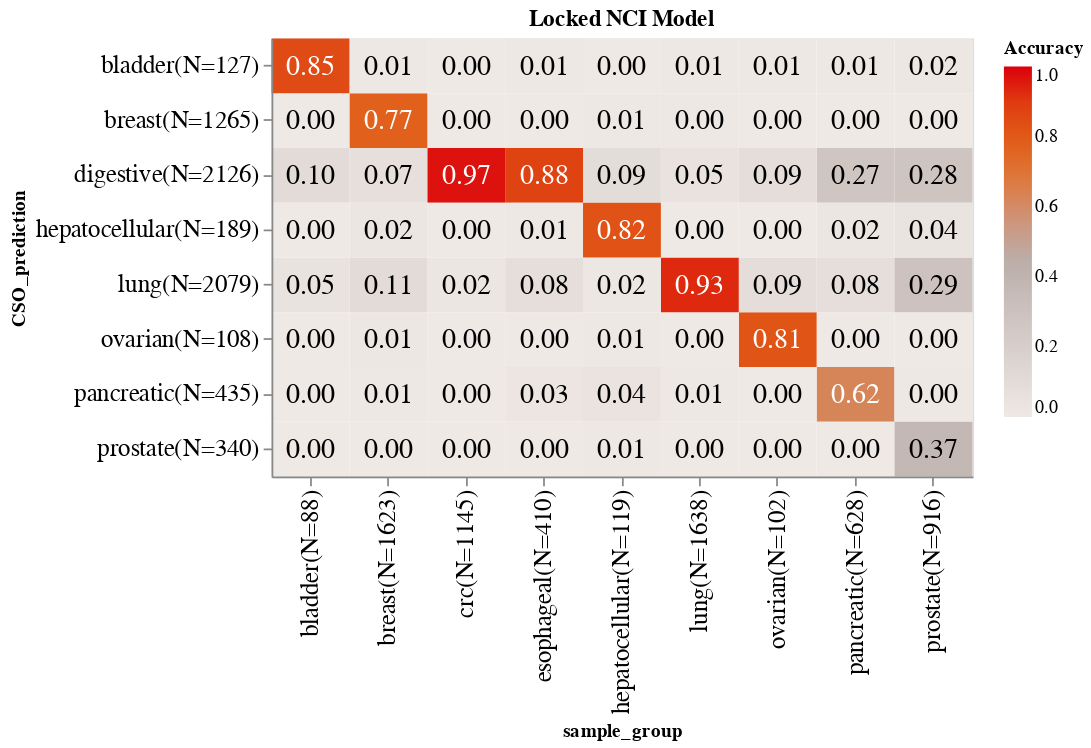

Notebook code for this chart:
### Markdown cell above
### Top prediction accuracy heatmap

### Code cell
plot_accuracy_precision_heatmap(
    top_prediction_df=top_prd_df[top_prd_df.Pancancer_call],
    type_metric="sensitivity",
    col_scheme_val = "lightgreyred",
    description="Locked NCI Model"

)

### Figure 1 — Vega-Lite specification as saved in the notebook (floating-point values rounded to 4 significant figures)
{"config": {"view": {"continuousWidth": 400, "continuousHeight": 300}}, "layer": [{"mark": "rect", "encoding": {"color": {"type": "quantitative", "field": "Accuracy", "scale": {"domain": [0, 1], "scheme": "lightgreyred"}}, "x": {"type": "ordinal", "axis": {"labelFontSize": 14}, "field": "sample_group"}, "y": {"type": "ordinal", "axis": {"labelFontSize": 14}, "field": "CSO_prediction"}}, "height": 250, "width": 400}, {"mark": {"type": "text", "baseline": "middle", "size": 16}, "encoding": {"color": {"condition": {"value": "black", "test": "(datum['Accuracy'] < 0.4)"}, "value": "white"}, "text": {"type": "quantitative", "field": "Accuracy", "format": ".2f"}, "x": {"type": "ordinal", "axis": {"labelFontSize": 14}, "field": "sample_group"}, "y": {"type": "ordinal", "axis": {"labelFontSize": 14}, "field": "CSO_prediction"}}, "height": 250, "width": 400}], "data": {"name": "data-6e982f462e43c20f5ecb8d56c29a8066"}, "title": "Locked NCI Model", "$schema": "https://vega.github.io/schema/vega-lite/v4.8.1.json", "datasets": {"data-6e982f462e43c20f5ecb8d56c29a8066": [{"CSO_prediction": "pancreatic(N=435)", "sample_group": "pancreatic(N=628)", "Accuracy": 0.6242}, {"CSO_prediction": "digestive(N=2126)", "sample_group": "pancreatic(N=628)", "Accuracy": 0.2707}, {"CSO_prediction": "ovarian(N=108)", "sample_group": "pancreatic(N=628)", "Accuracy": 0.0}, {"CSO_prediction": "lung(N=2079)", "sample_group": "pancreatic(N=628)", "Accuracy": 0.07803}, {"CSO_prediction": "breast(N=1265)", "sample_group": "pancreatic(N=628)", "Accuracy": 0.0}, {"CSO_prediction": "prostate(N=340)", "sample_group": "pancreatic(N=628)", "Accuracy": 0.0}, {"CSO_prediction": "bladder(N=127)", "sample_group": "pancreatic(N=628)", "Accuracy": 0.006369}, {"CSO_prediction": "hepatocellular(N=189)", "sample_group": "pancreatic(N=628)", "Accuracy": 0.0207}, {"CSO_prediction": "pancreatic(N=435)", "sample_group": "esophageal(N=410)", "Accuracy": 0.02683}, {"CSO_prediction": "digestive(N=2126)", "sample_group": "esophageal(N=410)", "Accuracy": 0.878}, {"CSO_prediction": "ovarian(N=108)", "sample_group": "esophageal(N=410)", "Accuracy": 0.0}, {"CSO_prediction": "lung(N=2079)", "sample_group": "esophageal(N=410)", "Accuracy": 0.07805}, {"CSO_prediction": "breast(N=1265)", "sample_group": "esophageal(N=410)", "Accuracy": 0.0}, {"CSO_prediction": "prostate(N=340)", "sample_group": "esophageal(N=410)", "Accuracy": 0.0}, {"CSO_prediction": "bladder(N=127)", "sample_group": "esophageal(N=410)", "Accuracy": 0.007317}, {"CSO_prediction": "hepatocellular(N=189)", "sample_group": "esophageal(N=410)", "Accuracy": 0.009756}, {"CSO_prediction": "pancreatic(N=435)", "sample_group": "ovarian(N=102)", "Accuracy": 0.0}, {"CSO_prediction": "digestive(N=2126)", "sample_group": "ovarian(N=102)", "Accuracy": 0.08824}, {"CSO_prediction": "ovarian(N=108)", "sample_group": "ovarian(N=102)", "Accuracy": 0.8137}, {"CSO_prediction": "lung(N=2079)", "sample_group": "ovarian(N=102)", "Accuracy": 0.08824}, {"CSO_prediction": "breast(N=1265)", "sample_group": "ovarian(N=102)", "Accuracy": 0.0}, {"CSO_prediction": "prostate(N=340)", "sample_group": "ovarian(N=102)", "Accuracy": 0.0}, {"CSO_prediction": "bladder(N=127)", "sample_group": "ovarian(N=102)", "Accuracy": 0.009804}, {"CSO_prediction": "hepatocellular(N=189)", "sample_group": "ovarian(N=102)", "Accuracy": 0.0}, {"CSO_prediction": "pancreatic(N=435)", "sample_group": "crc(N=1145)", "Accuracy": 0.003493}, {"CSO_prediction": "digestive(N=2126)", "sample_group": "crc(N=1145)", "Accuracy": 0.9703}, {"CSO_prediction": "ovarian(N=108)", "sample_group": "crc(N=1145)", "Accuracy": 0.0}, {"CSO_prediction": "lung(N=2079)", "sample_group": "crc(N=1145)", "Accuracy": 0.02183}, {"CSO_prediction": "breast(N=1265)", "sample_group": "crc(N=1145)", "Accuracy": 0.0}, {"CSO_prediction": "prostate(N=340)", "sample_group": "crc(N=1145)", "Accuracy": 0.0}, {"CSO_prediction": "bladder(N=127)", "sample_group": "crc(N=1145)", "Accuracy": 0.00262}, {"CSO_prediction": "hepatocellular(N=189)", "sample_group": "crc(N=1145)", "Accuracy": 0.001747}, {"CSO_prediction": "pancreatic(N=435)", "sample_group": "breast(N=1623)", "Accuracy": 0.006161}, {"CSO_prediction": "digestive(N=2126)", "sample_group": "breast(N=1623)", "Accuracy": 0.07455}, {"CSO_prediction": "ovarian(N=108)", "sample_group": "breast(N=1623)", "Accuracy": 0.01294}, {"CSO_prediction": "lung(N=2079)", "sample_group": "breast(N=1623)", "Accuracy": 0.1054}, {"CSO_prediction": "breast(N=1265)", "sample_group": "breast(N=1623)", "Accuracy": 0.7733}, {"CSO_prediction": "prostate(N=340)", "sample_group": "breast(N=1623)", "Accuracy": 0.0}, {"CSO_prediction": "bladder(N=127)", "sample_group": "breast(N=1623)", "Accuracy": 0.006778}, {"CSO_prediction": "hepatocellular(N=189)", "sample_group": "breast(N=1623)", "Accuracy": 0.02095}, {"CSO_prediction": "pancreatic(N=435)", "sample_group": "lung(N=1638)", "Accuracy": 0.005495}, {"CSO_prediction": "digestive(N=2126)", "sample_group": "lung(N=1638)", "Accuracy": 0.04823}, {"CSO_prediction": "ovarian(N=108)", "sample_group": "lung(N=1638)", "Accuracy": 0.001832}, {"CSO_prediction": "lung(N=2079)", "sample_group": "lung(N=1638)", "Accuracy": 0.9286}, {"CSO_prediction": "breast(N=1265)", "sample_group": "lung(N=1638)", "Accuracy": 0.004884}, {"CSO_prediction": "prostate(N=340)", "sample_group": "lung(N=1638)", "Accuracy": 0.001221}, {"CSO_prediction": "bladder(N=127)", "sample_group": "lung(N=1638)", "Accuracy": 0.009158}, {"CSO_prediction": "hepatocellular(N=189)", "sample_group": "lung(N=1638)", "Accuracy": 0.0006105}, {"CSO_prediction": "pancreatic(N=435)", "sample_group": "prostate(N=916)", "Accuracy": 0.004367}, {"CSO_prediction": "digestive(N=2126)", "sample_group": "prostate(N=916)", "Accuracy": 0.2795}, {"CSO_prediction": "ovarian(N=108)", "sample_group": "prostate(N=916)", "Accuracy": 0.0}, {"CSO_prediction": "lung(N=2079)", "sample_group": "prostate(N=916)", "Accuracy": 0.2904}, {"CSO_prediction": "breast(N=1265)", "sample_group": "prostate(N=916)", "Accuracy": 0.001092}, {"CSO_prediction": "prostate(N=340)", "sample_group": "prostate(N=916)", "Accuracy": 0.3679}, {"CSO_prediction": "bladder(N=127)", "sample_group": "prostate(N=916)", "Accuracy": 0.01638}, {"CSO_prediction": "hepatocellular(N=189)", "sample_group": "prostate(N=916)", "Accuracy": 0.04039}, {"CSO_prediction": "pancreatic(N=435)", "sample_group": "hepatocellular(N=119)", "Accuracy": 0.04202}, {"CSO_prediction": "digestive(N=2126)", "sample_group": "hepatocellular(N=119)", "Accuracy": 0.09244}, {"CSO_prediction": "ovarian(N=108)", "sample_group": "hepatocellular(N=119)", "Accuracy": 0.008403}, {"CSO_prediction": "lung(N=2079)", "sample_group": "hepatocellular(N=119)", "Accuracy": 0.01681}, {"CSO_prediction": "breast(N=1265)", "sample_group": "hepatocellular(N=119)", "Accuracy": 0.008403}, {"CSO_prediction": "prostate(N=340)", "sample_group": "hepatocellular(N=119)", "Accuracy": 0.008403}, {"CSO_prediction": "bladder(N=127)", "sample_group": "hepatocellular(N=119)", "Accuracy": 0.0}, {"CSO_prediction": "hepatocellular(N=189)", "sample_group": "hepatocellular(N=119)", "Accuracy": 0.8235}, {"CSO_prediction": "pancreatic(N=435)", "sample_group": "bladder(N=88)", "Accuracy": 0.0}, {"CSO_prediction": "digestive(N=2126)", "sample_group": "bladder(N=88)", "Accuracy": 0.1023}, {"CSO_prediction": "ovarian(N=108)", "sample_group": "bladder(N=88)", "Accuracy": 0.0}, {"CSO_prediction": "lung(N=2079)", "sample_group": "bladder(N=88)", "Accuracy": 0.04545}, {"CSO_prediction": "breast(N=1265)", "sample_group": "bladder(N=88)", "Accuracy": 0.0}, {"CSO_prediction": "prostate(N=340)", "sample_group": "bladder(N=88)", "Accuracy": 0.0}, {"CSO_prediction": "bladder(N=127)", "sample_group": "bladder(N=88)", "Accuracy": 0.8523}, {"CSO_prediction": "hepatocellular(N=189)", "sample_group": "bladder(N=88)", "Accuracy": 0.0}]}}
